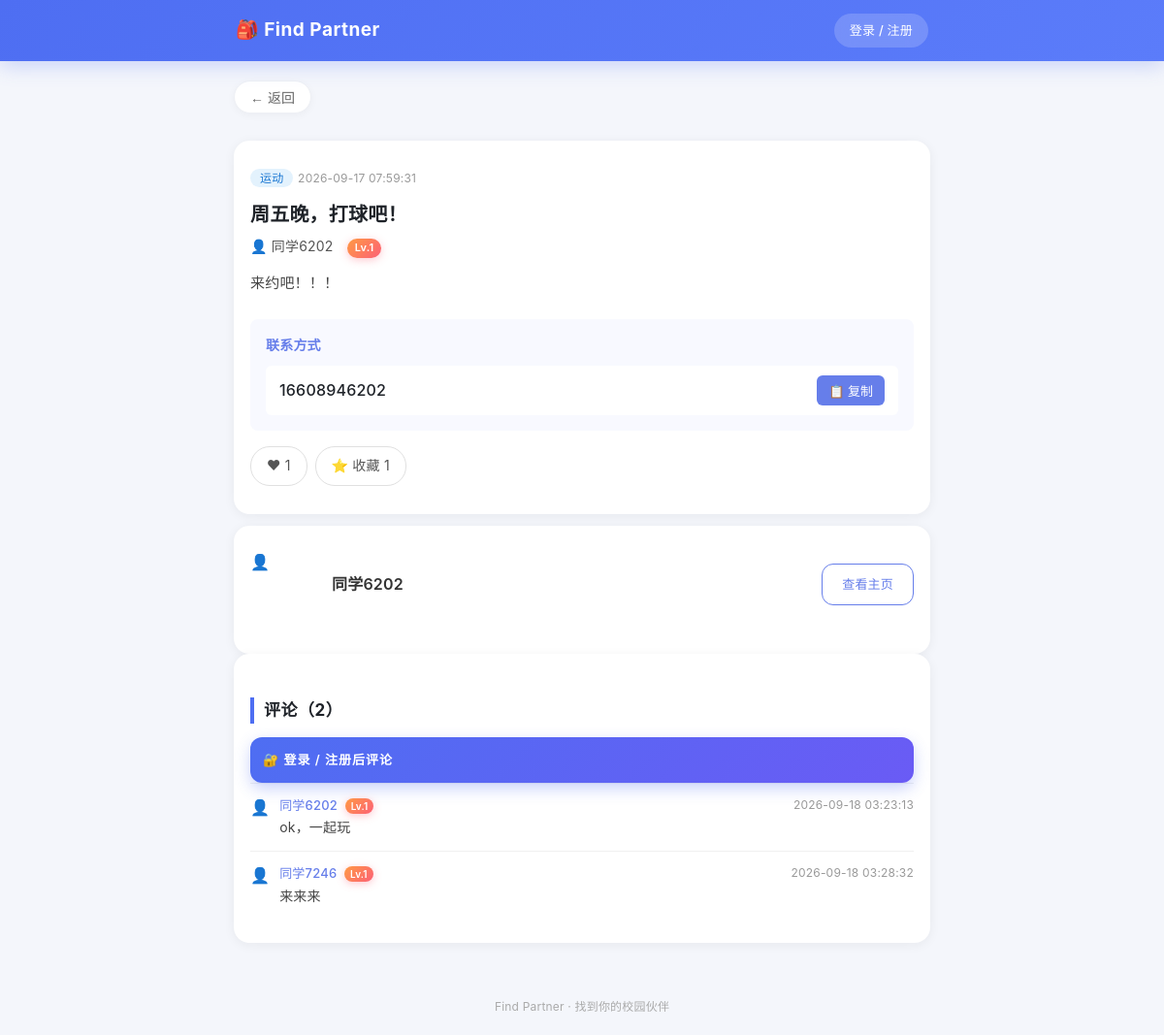
/post/1, run on an earlier commit of the app's database.
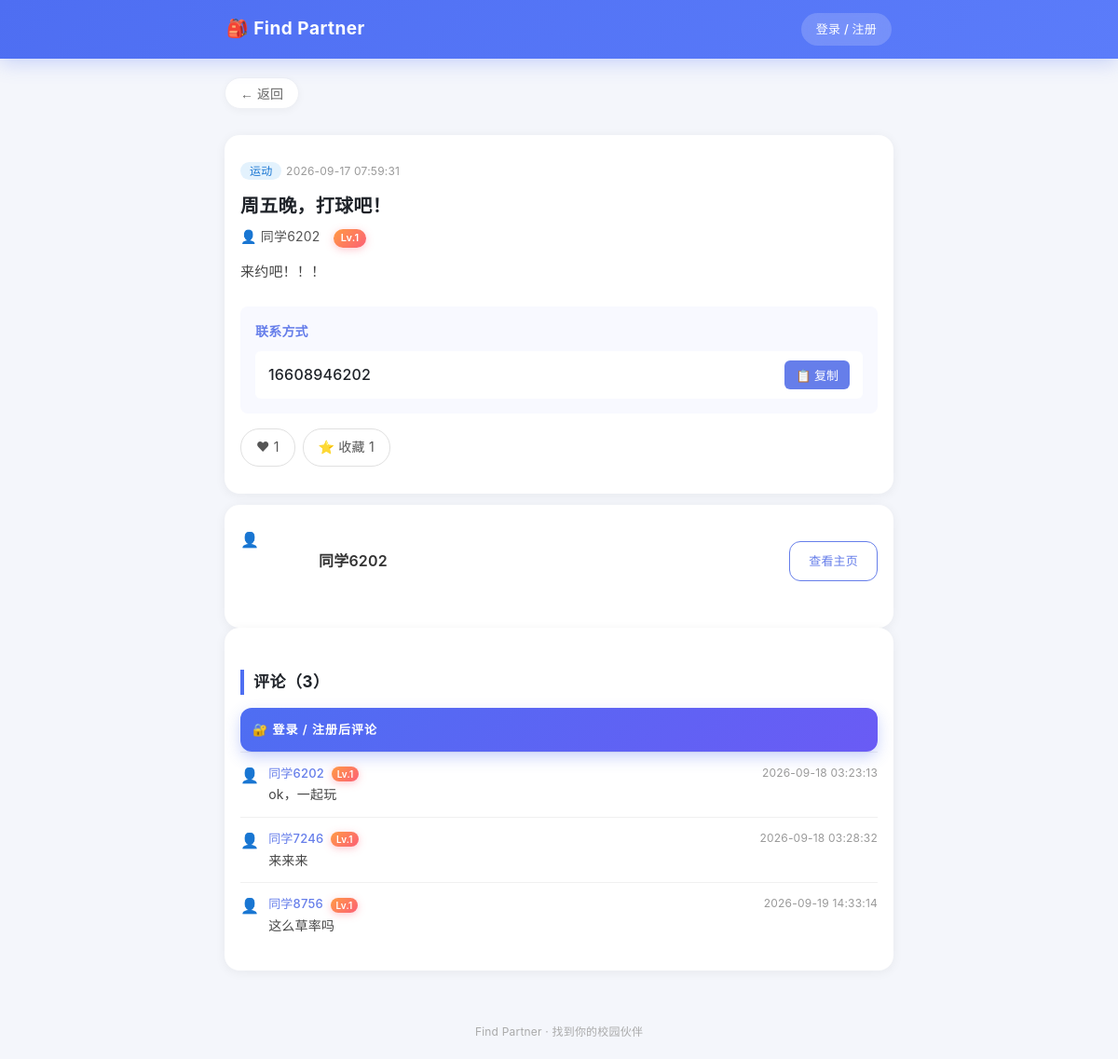
And on a later commit of the database.
### tables this page shows
CREATE TABLE comments (
            id INTEGER PRIMARY KEY AUTOINCREMENT,
            post_id INTEGER NOT NULL,
            user_id INTEGER NOT NULL,
            content TEXT NOT NULL,
            create_time DATETIME DEFAULT CURRENT_TIMESTAMP
        , parent_id INTEGER);

CREATE TABLE users (
            id INTEGER PRIMARY KEY AUTOINCREMENT,
            phone TEXT UNIQUE NOT NULL,
            password_hash TEXT NOT NULL,
            nickname TEXT,
            create_time DATETIME DEFAULT CURRENT_TIMESTAMP
        , credit INTEGER DEFAULT 100, age INTEGER, gender TEXT, interests TEXT, bio TEXT, avatar TEXT, contact_public INTEGER DEFAULT 1, level INTEGER DEFAULT 1, exp INTEGER DEFAULT 0, student_verified INTEGER DEFAULT 0, school TEXT, student_id TEXT, real_name TEXT, last_active DATETIME, show_online INTEGER DEFAULT 1, show_school INTEGER DEFAULT 1);

### app.py (the view, shortened to what this page needs)
@app.route('/post/<int:post_id>')
def post_detail(post_id):
    conn = get_conn()
    c = conn.cursor()
    post = c.execute('''
        SELECT p.id, p.title, p.category, p.content, p.contact, p.create_time,
               u.nickname, u.id AS author_id, u.age, u.gender, u.interests,
               u.bio, u.credit, u.level, u.avatar, u.contact_public
        FROM posts p JOIN users u ON p.user_id = u.id
        WHERE p.id = ? AND p.status = 1
    ''', (post_id,)).fetchone()
    if not post:
        conn.close()
        return '帖子不存在或已删除'
    comments = c.execute('''
        SELECT cm.id, cm.content, cm.create_time, cm.parent_id,
               u.nickname, u.id AS user_id, u.avatar, u.level,
               ru.nickname AS reply_to_name
        FROM comments cm
        JOIN users u ON cm.user_id = u.id
        LEFT JOIN comments pc ON cm.parent_id = pc.id
        LEFT JOIN users ru ON pc.user_id = ru.id
        WHERE cm.post_id = ? ORDER BY cm.create_time ASC
    ''', (post_id,)).fetchall()
    like_count = c.execute('SELECT COUNT(*) AS n FROM likes WHERE post_id = ?', (post_id,)).fetchone()['n']
    fav_count = c.execute('SELECT COUNT(*) AS n FROM favorites WHERE post_id = ?', (post_id,)).fetchone()['n']
    liked = favorited = is_owner = blocked_by_author = is_following_author = False
    conn.close()
    author_interests = parse_interests(post['interests'] or '')
    contact_visible = bool(post['contact_public']) or 'user_id' in session
    return render_template('detail.html', post=post, comments=comments,
                           like_count=like_count, fav_count=fav_count,
                           liked=liked, favorited=favorited,
                           is_owner=is_owner, blocked_by_author=blocked_by_author,
                           is_following_author=is_following_author,
                           author_interests=author_interests,
                           contact_visible=contact_visible)

### app.py (called while the page is built, shortened)
def get_conn():
    conn = sqlite3.connect(DB_PATH)
    conn.row_factory = sqlite3.Row
    return conn

def parse_interests(interests_raw):
    tags = [t.strip() for t in interests_raw.replace('，', ',').split(',') if t.strip()]
    return list(dict.fromkeys(tags))

@app.before_request
def update_last_active():
    if 'user_id' in session:
        try:
            conn = get_conn()
            conn.execute('UPDATE users SET last_active = CURRENT_TIMESTAMP WHERE id = ?',
                         (session['user_id'],))
            conn.commit()
            conn.close()
        except Exception:
            pass

@app.context_processor
def inject_global_vars():
    chat_unread = 0
    return {
        'logged_in': 'user_id' in session,
        'nickname': session.get('nickname', ''),
        'avatar': session.get('avatar', ''),
        'chat_unread': chat_unread,
    }

### templates/detail.html (shortened to what the changed rows need)
{% extends "base.html" %}
{% block content %}
<div class="detail-container">
    <div class="detail-card">
        <h1 class="detail-title">{{ post.title }}</h1>
    </div>
    <div class="detail-card">
        <h3 class="section-title">评论（{{ comments|length }}）</h3>
        {% if logged_in and not blocked_by_author %}
        <form method="POST" action="/post/{{ post.id }}/comment" class="comment-form">
            <input type="hidden" name="parent_id" id="reply-parent" value="">
            <div id="reply-tip" class="reply-tip" style="display:none;">
                回复 <b id="reply-name"></b>
                <a href="javascript:void(0)" onclick="cancelReply()">取消</a>
            </div>
            <input type="text" name="content" maxlength="200" required
                   placeholder="友善评论，先聊聊再决定要不要一起玩～">
            <button type="submit" class="btn-comment">评论</button>
        </form>
        {% elif blocked_by_author %}
        <div class="tip">你已被该帖作者拉黑，无法评论</div>
        {% else %}
        <div class="tip">
            <a href="/login?next=/post/{{ post.id }}" class="btn-primary btn-sm" style="display:inline-block;">🔐 登录 / 注册后评论</a>
        </div>
        {% endif %}
        <div class="comment-list">
            {% for cm in comments %}
            <div class="comment-item">
                {% if cm.avatar %}<img src="{{ cm.avatar }}" class="mini-avatar" alt="头像">{% else %}👤{% endif %}
                <div class="comment-body">
                    <div class="comment-head">
                        <a href="/user/{{ cm.user_id }}" class="comment-name">{{ cm.nickname }} <span class="level-badge mini">Lv.{{ cm.level }}</span></a>
                        <span class="post-time">{{ cm.create_time }}</span>
                    </div>
                    <div class="comment-text">
                        {{ cm.content }}
                    </div>
                </div>
            </div>
            {% else %}
            <div class="tip" style="padding:10px 0;">还没有评论，抢个沙发～</div>
            {% endfor %}
        </div>
    </div>
</div>
{% endblock %}

What changed in the data, as far as the page shows it:
added comments: nickname "同学8756", level "1", create_time "2026-09-19 14:33:14", content "这么草率吗"
Also different on the page:
{{ comments|length }}: "2" → "3"
